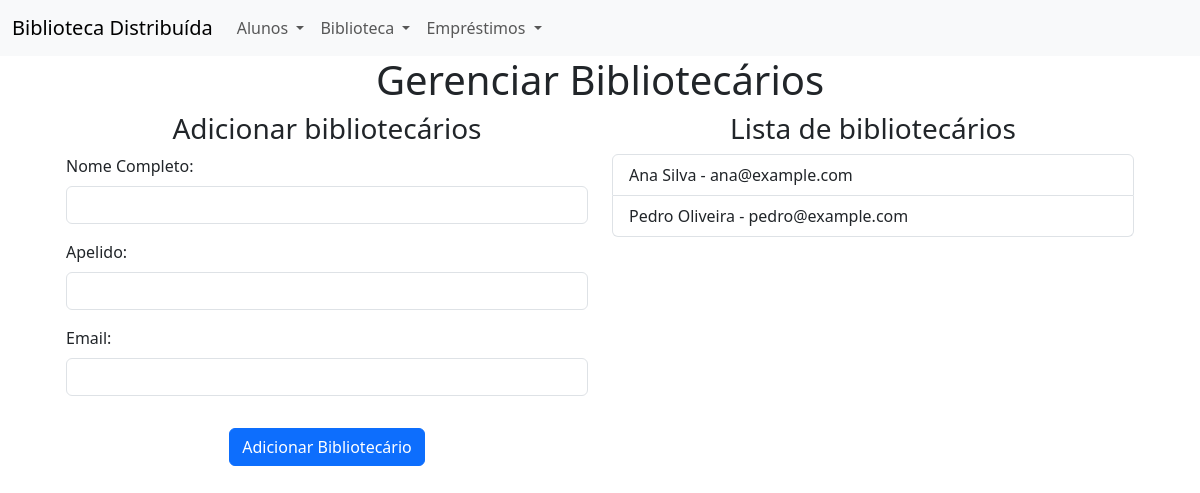
Page /bibliotecarios on the committed database.
### models.py (models this page shows)
class Bibliotecario(db.Model):
    id = db.Column(db.Integer, primary_key=True)
    nome_completo = db.Column(db.String(100), nullable=False)
    apelido = db.Column(db.String(50))
    email = db.Column(db.String(100), unique=True, nullable=False)

### views.py (the view)
@app.route('/bibliotecarios', methods=['GET', 'POST'])
def bibliotecarios():
    return controller.gerenciar_bibliotecarios()

### controller.py (called while the page is built, shortened)
def gerenciar_bibliotecarios():
    bibliotecarios = Bibliotecario.query.all()
    return render_template('bibliotecarios.html', bibliotecarios=bibliotecarios, active_page='bibliotecarios')

### templates/bibliotecarios.html (shortened to what this page needs)
{% extends "index.html" %}
{% block content %}
<div class="container">
        <p class="h1 text-center">Gerenciar Bibliotecários</p>
    <div class="container">
        <div class="row">
            <div class="col">
                <p class="h3 text-center">Adicionar bibliotecários</p>
                <form action="{{ url_for('bibliotecarios') }}" method="POST">
            <div class="mb-3">
                <label class="form-label" for="nome_completo">Nome Completo:</label>
                <input class="form-control" type="text" id="nome_completo" name="nome_completo" required>
            </div>
            <div class="mb-3">
                <label class="form-label" for="apelido">Apelido:</label>
                <input class="form-control" type="text" id="apelido" name="apelido" required>
            </div>
            <div class="mb-3">
                <label  class="form-label" for="email">Email:</label>
                <input class="form-control" type="email" id="email" name="email" required>
            </div>
                    <div class="d-grid">
                        <button class="btn btn-primary mx-auto mt-3" type="submit">Adicionar Bibliotecário</button>
                    </div>
        </form>
            </div>
            <div class="col">
            <p class="h3 text-center">Lista de bibliotecários</p>
                <ul class="list-group">
            {% for bibliotecario in bibliotecarios %}
            <li class="list-group-item">{{ bibliotecario.nome_completo }} - {{ bibliotecario.email }}</li>
            {% endfor %}
        </ul>
            </div>
        </div>
    </div>
    </div>
{% endblock %}

### rows in the picture
Bibliotecario: nome_completo "Ana Silva", email "ana@example.com"
Bibliotecario: nome_completo "Pedro Oliveira", email "pedro@example.com"
